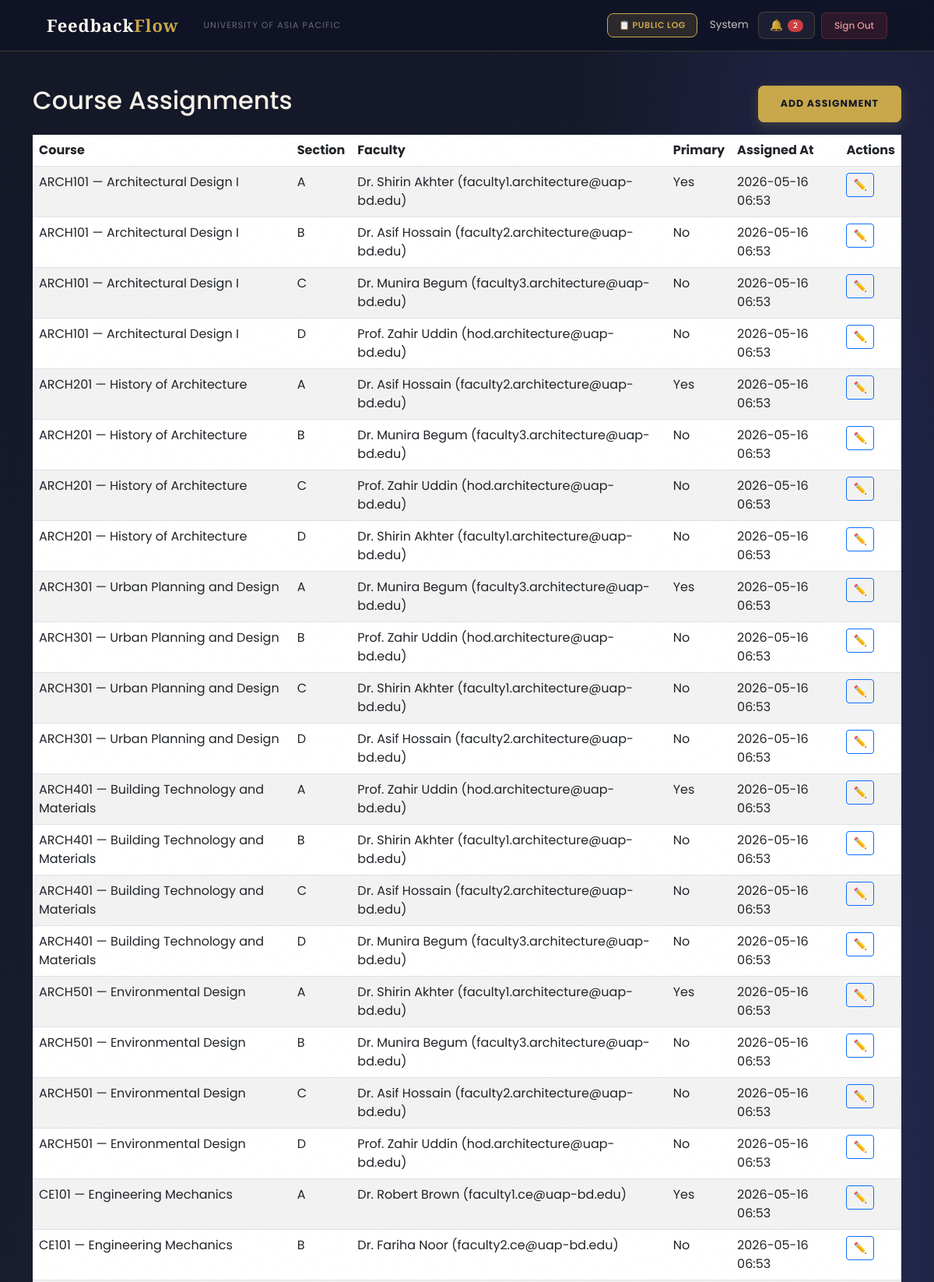
Screenshot of /feedback/admin/assignments/ (signed in, upper part) with the database file from the repository.
### users/models.py (models this page shows, shortened)
class User(AbstractBaseUser, PermissionsMixin):
    ROLE_CHOICES = (
        ('Student',   'Student'),
        ('Faculty',   'Faculty'),
        ('HOD',       'Head of Department'),
        ('Staff',     'Staff'),
        ('DAO',       'Dean of Administration Office'),
        ('Admin',     'Administrator'),
        ('Committee', 'Committee Member'),
    )
    DEPARTMENT_CHOICES = (
        ('DBA',          'Department of Business Administration'),
        ('CSE',          'Department of Computer Science and Engineering'),
        ('CE',           'Department of Civil Engineering'),
        ('EEE',          'Department of Electrical and Electronic Engineering'),
        ('Pharmacy',     'Department of Pharmacy'),
        ('Law',          'Department of Law and Human Rights'),
        ('English',      'Department of English'),
        ('Architecture', 'Department of Architecture'),
    )
    COMMITTEE_TYPE_CHOICES = (
        ('Harassment Committee', 'Harassment Committee'),
        ('Proctorial Committee', 'Proctorial Committee'),
    )
    email          = models.EmailField(unique=True, max_length=255)
    full_name      = models.CharField(max_length=150)
    role           = models.CharField(max_length=20, choices=ROLE_CHOICES)
    department     = models.CharField(max_length=100, choices=DEPARTMENT_CHOICES, null=True, blank=True)
    student_id     = models.CharField(max_length=50, unique=True, null=True, blank=True)
    committee_type = models.CharField(max_length=50, choices=COMMITTEE_TYPE_CHOICES, null=True, blank=True)
    is_active      = models.BooleanField(default=True)
    is_staff       = models.BooleanField(default=False)
    created_at     = models.DateTimeField(auto_now_add=True)
    updated_at     = models.DateTimeField(auto_now=True)
    USERNAME_FIELD  = 'email'
    REQUIRED_FIELDS = ['full_name']
    objects = UserManager()
    class Meta:
        verbose_name        = 'User'
        verbose_name_plural = 'Users'
        ordering            = ['-created_at']
    def get_short_name(self):
        return self.full_name.split()[0] if self.full_name else self.email

### feedback/models.py (models this page shows, shortened)
class CourseAssignment(models.Model):
    course = models.ForeignKey(
        Course,
        on_delete=models.CASCADE,
        related_name='assignments'
    )
    faculty = models.ForeignKey(
        settings.AUTH_USER_MODEL,
        on_delete=models.CASCADE,
        related_name='course_assignments',
        limit_choices_to={'role__in': ['Faculty', 'HOD']}
    )
    SECTION_CHOICES = (
        ('A', 'Section A'),
        ('B', 'Section B'),
        ('C', 'Section C'),
        ('D', 'Section D'),
    )
    SECTION_CHOICES = (
        ('A', 'Section A'),
        ('B', 'Section B'),
        ('C', 'Section C'),
        ('D', 'Section D'),
    )
    class_section = models.CharField(max_length=1, choices=SECTION_CHOICES, null=True, blank=True, help_text='Assign faculty for a specific section')
    is_primary = models.BooleanField(default=False)
    assigned_at = models.DateTimeField(auto_now_add=True)
    class Meta:
        unique_together = ['course', 'class_section']
        ordering = ['-is_primary', 'faculty__full_name']
        verbose_name = 'Course Assignment'
        verbose_name_plural = 'Course Assignments'

class Course(models.Model):
    course_code = models.CharField(max_length=20, unique=True)
    course_name = models.CharField(max_length=200)
    department = models.CharField(max_length=100)
    semester = models.CharField(max_length=50)
    is_active = models.BooleanField(default=True)
    created_at = models.DateTimeField(auto_now_add=True)
    class Meta:
        ordering = ['course_code']
        verbose_name = 'Course'
        verbose_name_plural = 'Courses'

### feedback/views.py (the view)
# urls.py: path('admin/assignments/', views.assignment_list, name='admin_assignments'),
@login_required
@user_passes_test(admin_required)
def assignment_list(request):
    assignments = CourseAssignment.objects.select_related('course', 'faculty').order_by('course__course_code', 'class_section')
    course_id = request.GET.get('course_id')
    if course_id:
        assignments = assignments.filter(course_id=course_id)
    context = {
        'assignments': assignments,
        'page_title': 'Course Assignments (Admin)'
    }
    return render(request, 'feedback/admin_assignments_list.html', context)

### feedback/views.py (called while the page is built)
def admin_required(user):
    return user.is_authenticated and user.role == 'Admin'

### users/context_processors.py (called while the page is built)
def notifications_count(request):
    if request.user.is_authenticated:
        from users.models import Notification, Announcement
        count = Notification.objects.filter(
            recipient=request.user,
            is_read=False
        ).count()
        active_announcements = []
        for ann in Announcement.objects.filter(is_active=True).order_by('-created_at')[:10]:
            if ann.is_visible_to(request.user):
                active_announcements.append(ann)
            if len(active_announcements) >= 3:
                break
        return {
            'unread_notifications_count': count,
            'active_announcements': active_announcements,
        }
    return {'unread_notifications_count': 0, 'active_announcements': []}

### feedback/templates/feedback/admin_assignments_list.html
{% extends 'users/base.html' %}
{% load static %}
{% block content %}
<div class="container py-4">
  <div class="d-flex justify-content-between align-items-center mb-3">
    <h2>Course Assignments</h2>
    <a href="{% url 'admin_assignment_add' %}" class="btn btn-primary">Add Assignment</a>
  </div>
  <table class="table table-striped">
    <thead>
      <tr>
        <th>Course</th>
        <th>Section</th>
        <th>Faculty</th>
        <th>Primary</th>
        <th>Assigned At</th>
        <th>Actions</th>
      </tr>
    </thead>
    <tbody>
      {% for a in assignments %}
      <tr>
        <td>{{ a.course.course_code }} — {{ a.course.course_name }}</td>
        <td>{% if a.class_section %}{{ a.class_section }}{% else %}ALL{% endif %}</td>
        <td>{{ a.faculty.full_name }} ({{ a.faculty.email }})</td>
        <td>{% if a.is_primary %}Yes{% else %}No{% endif %}</td>
        <td>{{ a.assigned_at|date:"Y-m-d H:i" }}</td>
        <td>
            <a href="{% url 'admin_assignment_edit' a.id %}" class="btn btn-sm btn-outline-primary" title="Edit">✏️</a>
        </td>
      </tr>
      {% empty %}
      <tr><td colspan="5">No assignments yet.</td></tr>
      {% endfor %}
    </tbody>
  </table>
</div>
{% endblock %}

### users/templates/users/base.html (shortened to what this page needs)
<!DOCTYPE html>
<html lang="en">
<head>
    <link href="https://cdn.jsdelivr.net/npm/bootstrap@5.3.0/dist/css/bootstrap.min.css" rel="stylesheet">
</head>
<body>
    <nav class="navbar navbar-expand-lg">
        <div class="container-fluid d-flex align-items-center gap-3">
            <a class="navbar-brand" href="/">Feedback<em>Flow</em></a>
            <span class="navbar-text d-none d-md-inline">University of Asia Pacific</span>
            {% if user.is_authenticated %}
            <div class="ms-auto d-flex align-items-center gap-2">
                <a href="{% url 'public_log' %}" class="btn-bell"
                    style="font-size:11px; font-weight:600; text-transform:uppercase; letter-spacing:0.05em; background:rgba(201,168,76,.15); color:var(--gold) !important; border-color:var(--gold) !important;">
                    📋 Public Log
                </a>
                <span class="nav-user-info d-none d-md-inline ms-2">{{ user.get_short_name }}</span>
                <a href="{% url 'notifications' %}" class="btn-bell ms-1">
                    🔔
                    {% if unread_notifications_count > 0 %}
                    <span class="badge bg-danger" style="font-size:10px;padding:3px 7px;">{{ unread_notifications_count }}</span>
                    {% endif %}
                </a>
                <a href="{% url 'logout' %}" class="btn-logout">Sign Out</a>
            </div>
            {% endif %}
        </div>
    </nav>
    <main>
        {% block content %}{% endblock %}
    </main>
</body>
</html>

### rows the page displays
User: get_short_name "System"
CourseAssignment: course.course_code "ARCH101", course.course_name "Architectural Design I", class_section "A", faculty.full_name "Dr. Shirin Akhter", faculty.email "faculty1.architecture@uap-bd.edu", is_primary "Yes", assigned_at "2026-05-16 06:53"
CourseAssignment: course.course_code "ARCH101", course.course_name "Architectural Design I", class_section "B", faculty.full_name "Dr. Asif Hossain", faculty.email "faculty2.architecture@uap-bd.edu", is_primary "No", assigned_at "2026-05-16 06:53"
CourseAssignment: course.course_code "ARCH101", course.course_name "Architectural Design I", class_section "C", faculty.full_name "Dr. Munira Begum", faculty.email "faculty3.architecture@uap-bd.edu", is_primary "No", assigned_at "2026-05-16 06:53"
CourseAssignment: course.course_code "ARCH101", course.course_name "Architectural Design I", class_section "D", faculty.full_name "Prof. Zahir Uddin", faculty.email "hod.architecture@uap-bd.edu", is_primary "No", assigned_at "2026-05-16 06:53"
CourseAssignment: course.course_code "ARCH201", course.course_name "History of Architecture", class_section "A", faculty.full_name "Dr. Asif Hossain", faculty.email "faculty2.architecture@uap-bd.edu", is_primary "Yes", assigned_at "2026-05-16 06:53"
CourseAssignment: course.course_code "ARCH201", course.course_name "History of Architecture", class_section "B", faculty.full_name "Dr. Munira Begum", faculty.email "faculty3.architecture@uap-bd.edu", is_primary "No", assigned_at "2026-05-16 06:53"
CourseAssignment: course.course_code "ARCH201", course.course_name "History of Architecture", class_section "C", faculty.full_name "Prof. Zahir Uddin", faculty.email "hod.architecture@uap-bd.edu", is_primary "No", assigned_at "2026-05-16 06:53"
CourseAssignment: course.course_code "ARCH201", course.course_name "History of Architecture", class_section "D", faculty.full_name "Dr. Shirin Akhter", faculty.email "faculty1.architecture@uap-bd.edu", is_primary "No", assigned_at "2026-05-16 06:53"
CourseAssignment: course.course_code "ARCH301", course.course_name "Urban Planning and Design", class_section "A", faculty.full_name "Dr. Munira Begum", faculty.email "faculty3.architecture@uap-bd.edu", is_primary "Yes", assigned_at "2026-05-16 06:53"
CourseAssignment: course.course_code "ARCH301", course.course_name "Urban Planning and Design", class_section "B", faculty.full_name "Prof. Zahir Uddin", faculty.email "hod.architecture@uap-bd.edu", is_primary "No", assigned_at "2026-05-16 06:53"
CourseAssignment: course.course_code "ARCH301", course.course_name "Urban Planning and Design", class_section "C", faculty.full_name "Dr. Shirin Akhter", faculty.email "faculty1.architecture@uap-bd.edu", is_primary "No", assigned_at "2026-05-16 06:53"
CourseAssignment: course.course_code "ARCH301", course.course_name "Urban Planning and Design", class_section "D", faculty.full_name "Dr. Asif Hossain", faculty.email "faculty2.architecture@uap-bd.edu", is_primary "No", assigned_at "2026-05-16 06:53"
CourseAssignment: course.course_code "ARCH401", course.course_name "Building Technology and Materials", class_section "A", faculty.full_name "Prof. Zahir Uddin", faculty.email "hod.architecture@uap-bd.edu", is_primary "Yes", assigned_at "2026-05-16 06:53"
CourseAssignment: course.course_code "ARCH401", course.course_name "Building Technology and Materials", class_section "B", faculty.full_name "Dr. Shirin Akhter", faculty.email "faculty1.architecture@uap-bd.edu", is_primary "No", assigned_at "2026-05-16 06:53"
CourseAssignment: course.course_code "ARCH401", course.course_name "Building Technology and Materials", class_section "C", faculty.full_name "Dr. Asif Hossain", faculty.email "faculty2.architecture@uap-bd.edu", is_primary "No", assigned_at "2026-05-16 06:53"
CourseAssignment: course.course_code "ARCH401", course.course_name "Building Technology and Materials", class_section "D", faculty.full_name "Dr. Munira Begum", faculty.email "faculty3.architecture@uap-bd.edu", is_primary "No", assigned_at "2026-05-16 06:53"
CourseAssignment: course.course_code "ARCH501", course.course_name "Environmental Design", class_section "A", faculty.full_name "Dr. Shirin Akhter", faculty.email "faculty1.architecture@uap-bd.edu", is_primary "Yes", assigned_at "2026-05-16 06:53"
CourseAssignment: course.course_code "ARCH501", course.course_name "Environmental Design", class_section "B", faculty.full_name "Dr. Munira Begum", faculty.email "faculty3.architecture@uap-bd.edu", is_primary "No", assigned_at "2026-05-16 06:53"
CourseAssignment: course.course_code "ARCH501", course.course_name "Environmental Design", class_section "C", faculty.full_name "Dr. Asif Hossain", faculty.email "faculty2.architecture@uap-bd.edu", is_primary "No", assigned_at "2026-05-16 06:53"
CourseAssignment: course.course_code "ARCH501", course.course_name "Environmental Design", class_section "D", faculty.full_name "Prof. Zahir Uddin", faculty.email "hod.architecture@uap-bd.edu", is_primary "No", assigned_at "2026-05-16 06:53"
CourseAssignment: course.course_code "CE101", course.course_name "Engineering Mechanics", class_section "A", faculty.full_name "Dr. Robert Brown", faculty.email "faculty1.ce@uap-bd.edu", is_primary "Yes", assigned_at "2026-05-16 06:53"
CourseAssignment: course.course_code "CE101", course.course_name "Engineering Mechanics", class_section "B", faculty.full_name "Dr. Fariha Noor", faculty.email "faculty2.ce@uap-bd.edu", is_primary "No", assigned_at "2026-05-16 06:53"

### other values shown
{{ unread_notifications_count }} "2"
